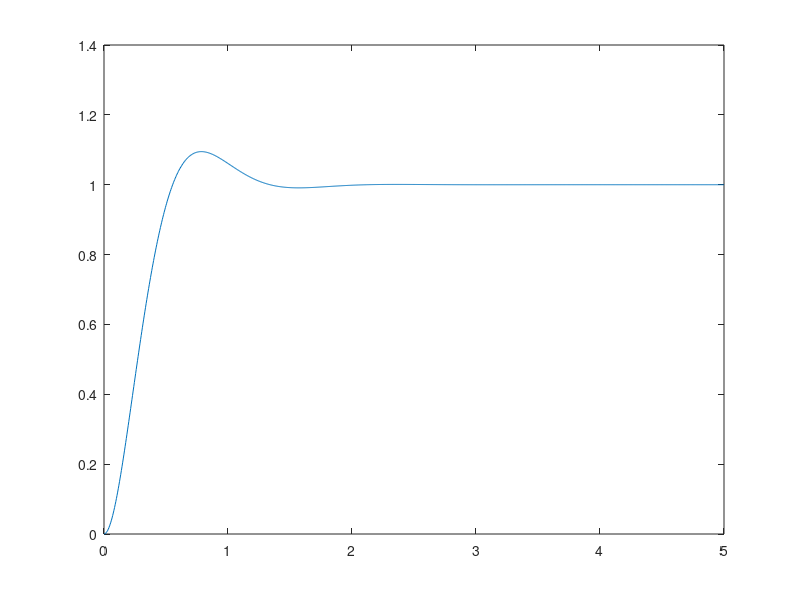

Recreate this plot in MATLAB.
clear
clc

% L'bbiettivo è di trovare il tempo di salita, tempo di picco,
% sovraelongazione massima e tempo di assestamento di un sistema del
% secondo ordine

global MAGNITUDE
MAGNITUDE = 0.005;

num = [0 0 25];     % --> wn = 5
den = [1 6 25];     % --> z = 0.6

sys = tf(num, den);

t = 0:MAGNITUDE:5;
[y, t, x] = step(sys, t);

plot(t, y);

% Trovo il tempo di salita: ovvero il tempo che la risposta impiega ad
% arrivare per la prima volta al valore di regime.
% Siccome il valore di regime della risposta sarà 1, allora ci basta
% trovare l'indice del primo valore maggiore di 1:


r = 1;              % gli array partono da 1 su matlab
while (y(r) < (1 + MAGNITUDE)) r = r+1; end         % trovo l'indice di y tale che il suo valore è maggiore di 1

r = y(1:find(y>1, 1));





